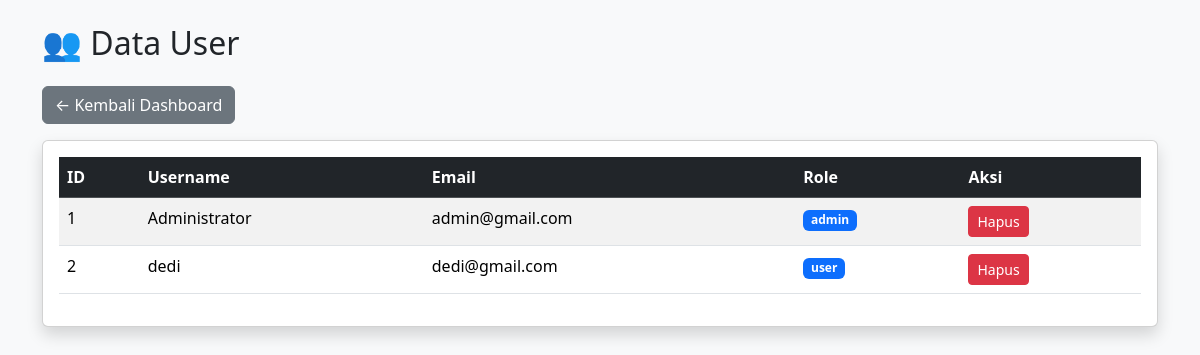
The app's page /admin/users (signed in) with its own data.
### models.py (models this page shows)
class User(UserMixin, db.Model):
    id = db.Column(db.Integer, primary_key=True)
    username = db.Column(db.String(100))
    email = db.Column(db.String(100), unique=True)
    password = db.Column(db.String(255))
    role = db.Column(db.String(20), default="user")

### app.py (the view)
@app.route("/admin/users")
@login_required
def admin_users():
    if current_user.role != "admin": return redirect("/dashboard")
    return render_template("admin/users.html", users=User.query.all())

### app.py (called while the page is built)
@login_manager.user_loader
def load_user(user_id):
    return User.query.get(int(user_id))

### templates/admin/users.html (shortened to what this page needs)
<!DOCTYPE html><html>
<head>
    <link href="https://cdn.jsdelivr.net/npm/bootstrap@5.3.3/dist/css/bootstrap.min.css" rel="stylesheet">
</head>
<body class="bg-light"><div class="container mt-4"><h2 class="mb-4">👥 Data User</h2>
<a href="/admin" class="btn btn-secondary mb-3">
    ← Kembali Dashboard
</a>
<div class="card shadow">
    <div class="card-body">
        <table class="table table-striped table-hover">
            <thead class="table-dark">
                <tr>
                    <th>ID</th>
                    <th>Username</th>
                    <th>Email</th>
                    <th>Role</th>
                    <th>Aksi</th>
                </tr>
            </thead>
            <tbody>
            {% for user in users %}
                <tr>
                    <td>{{ user.id }}</td>
                    <td>{{ user.username }}</td>
                    <td>{{ user.email }}</td>
                    <td>
                        <span class="badge bg-primary">
                            {{ user.role }}
                        </span>
                    </td>
                    <td>
                        <a href="/delete-user/{{user.id}}" class="btn btn-danger btn-sm">
                            Hapus
                        </a>
                    </td>
                </tr>
            {% endfor %}
            </tbody>
        </table>
    </div>
</div>
</div></body>
</html>

### records on screen
User: id "1", username "Administrator", email "admin@gmail.com", role "admin"
User: id "2", username "dedi", email "dedi@gmail.com", role "user"
